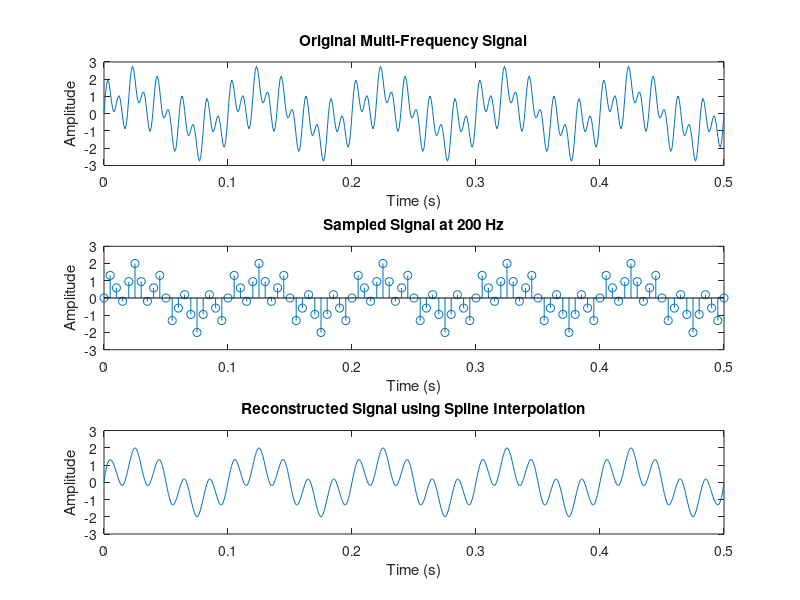

Write the MATLAB code that produced this figure. (Note: this script raises an error after producing the figure.)
clc; 
close all; 
clear all;  

% Signal frequencies
[f1, f2, f3] = deal(10, 50, 100);  % 10Hz, 50Hz, 100Hz components

% Generate original multi-frequency signal
t = 0:0.001:5/f1;  % Time vector with 1ms resolution
x = sin(2*pi*f1*t) + sin(2*pi*f2*t) + sin(2*pi*f3*t);  % Original signal

% Plot original signal
subplot(3,1,1); 
plot(t, x);
title('Original Multi-Frequency Signal');
xlabel('Time (s)');
ylabel('Amplitude');

% Sample the signal at 200Hz
fs = 200;  % Sampling frequency (200Hz, satisfies Nyquist criterion for highest frequency f3=100Hz)
n = 0:fs*max(t);  % Discrete time indices
xs = sin(2*pi*(f1/fs)*n) + sin(2*pi*(f2/fs)*n) + sin(2*pi*(f3/fs)*n);  % Sampled signal

% Plot sampled signal
subplot(3,1,2); 
stem(n/fs, xs);  % Plot in time domain
title(['Sampled Signal at ', num2str(fs), ' Hz']);
xlabel('Time (s)');
ylabel('Amplitude');

% Reconstruct the signal using spline interpolation
xr = interp1(n/fs, xs, t, 'spline');  % Interpolate at original time points

% Plot reconstructed signal
subplot(3,1,3); 
plot(t, xr);
title('Reconstructed Signal using Spline Interpolation');
xlabel('Time (s)');
ylabel('Amplitude');

% Add overall title
sgtitle('Signal Sampling and Reconstruction of Multi-Frequency Signal');